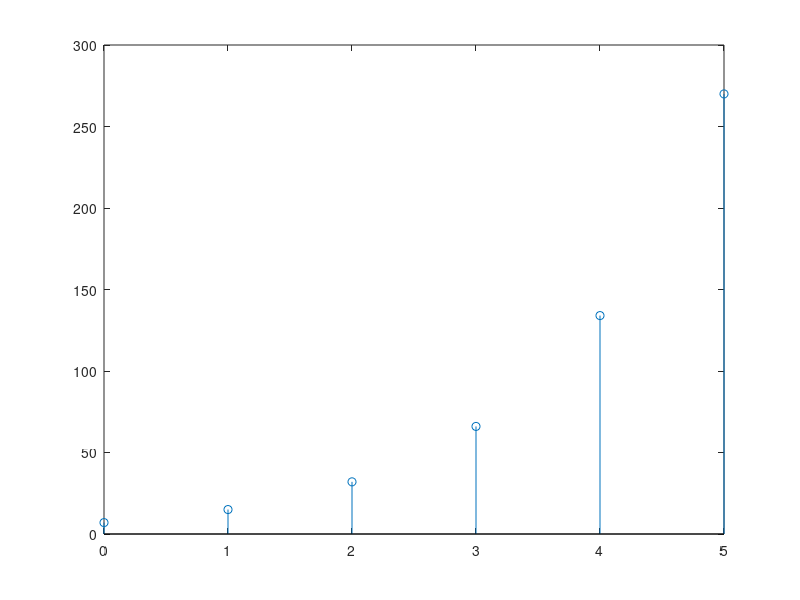

Reproduce this figure in MATLAB.
powers = [0:1:5];
b = [1 0 0 0 1];
a = [1 -3 2];
[q, r] = deconv(b, a);
numerator_vector = [r(4) r(5) 0];
middle_vector = zeros(1, 3);
output_signal_synthetic = [q(end) zeros(1, length(powers) - 1)];

for i=1:length(powers) - 1

  middle_vector = numerator_vector(1) * a;
  output_signal_synthetic(i+1) = numerator_vector(1);

  for j=1:length(numerator_vector) - 1

    numerator_vector(j) = numerator_vector(j+1) - middle_vector(j+1);

  endfor

endfor

stem(powers, output_signal_synthetic);

